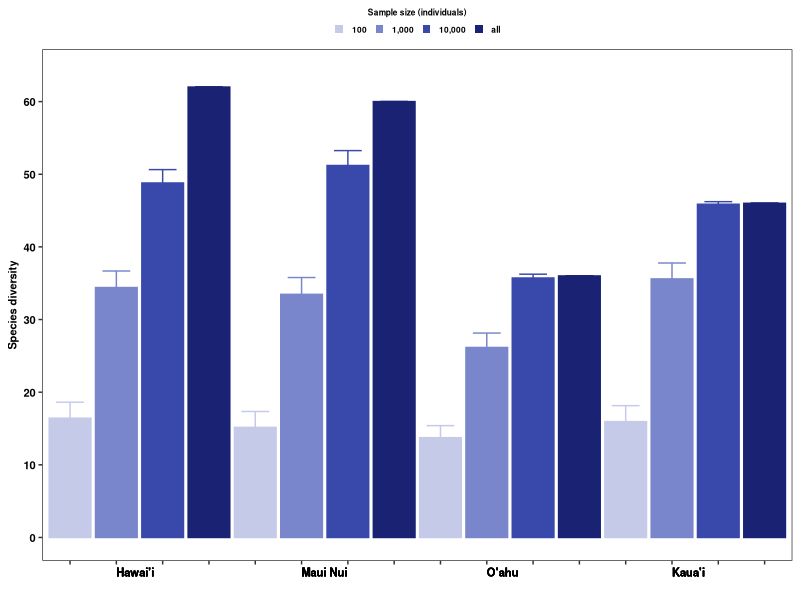

The R script that drew this image:
################################
# Rarefied diversity by island #
# for different # of indiv.    #
################################
# move to SI

require(dplyr)
require(ggplot2)
require(grid)
require(ggsci)
require(reshape2)

#########
# data ##
#########

#########
# data ##
#########

SppR<-read.csv("Cleaned_Data/RarefySppRichness_alldata.csv",header=T)

SppR$Rarefy<-factor(SppR$Rarefy, levels=c("N100","N1000","N10000","all"))
SppR$Location<-factor(SppR$Location,levels=c("Hawai'i Island","Maui Nui","O'ahu Island","Kaua'i Island"))

SppR$Loc_Rare<-as.factor(paste(SppR$Location,SppR$Rarefy,sep="_"))

SppR$Loc_Rare<-factor(SppR$Loc_Rare, levels=c("Hawai'i Island_N100","Hawai'i Island_N1000","Hawai'i Island_N10000","Hawai'i Island_all",
                                              "Maui Nui_N100","Maui Nui_N1000","Maui Nui_N10000","Maui Nui_all" ,
                                              "O'ahu Island_N100","O'ahu Island_N1000","O'ahu Island_N10000","O'ahu Island_all",
                                              "Kaua'i Island_N100","Kaua'i Island_N1000","Kaua'i Island_N10000","Kaua'i Island_all"))

SppR$Rarefy<-as.character(SppR$Rarefy)
SppR$Rarefy2<-ifelse(SppR$Rarefy=="N100","100",NA)
SppR$Rarefy2<-ifelse(SppR$Rarefy=="N1000","1,000",SppR$Rarefy2)
SppR$Rarefy2<-ifelse(SppR$Rarefy=="N10000","10,000",SppR$Rarefy2)
SppR$Rarefy2<-ifelse(SppR$Rarefy=="all","all",SppR$Rarefy2)
SppR$Rarefy2<-as.factor(SppR$Rarefy2)
SppR$Rarefy2<-factor(SppR$Rarefy2, levels=c("100","1,000","10,000","all"))

###########
# figure ##
###########

All_bar<-ggplot(SppR,aes(x=Loc_Rare,y=S,colour=Rarefy2, fill=Rarefy2))+ 
  geom_bar(stat="identity",position=position_dodge())+
  geom_errorbar(data=SppR,aes(ymin=S-se,ymax =S+se), width=0.6) +
  scale_x_discrete(labels=c("Hawai'i Island_N100"="","Hawai'i Island_N1000"="Hawai'i","Hawai'i Island_N10000"="","Hawai'i Island_all"="",
                            "Maui Nui_N100"="","Maui Nui_N1000"="Maui Nui","Maui Nui_N10000"="","Maui Nui_all"="" ,
                            "O'ahu Island_N100"="","O'ahu Island_N1000"="O'ahu","O'ahu Island_N10000"="","O'ahu Island_all"="",
                            "Kaua'i Island_N100"="","Kaua'i Island_N1000"="Kaua'i","Kaua'i Island_N10000"="","Kaua'i Island_all"=""))+
  
  scale_fill_manual(values=c("#C5CAE9","#7986CB","#3949AB","#1A2373"))+
  scale_colour_manual(values=c("#C5CAE9","#7986CB","#3949AB","#1A2373"))+
  
  scale_y_continuous(limits=c(0,64),breaks=c(0, 10, 20, 30, 40, 50, 60))+
  guides(colour=FALSE,fill=guide_legend(title="Sample size (individuals)",title.position = "top"))+
  labs(x="",y="Species diversity")+
  theme_bw()+theme(legend.position="top", 
                   axis.title.y=element_text(colour="black",face="bold",size=8),
                   axis.title.x=element_text(colour="black",face="bold",size=6),
                   axis.text.x=element_text(colour=c("black"),face="bold",size=8, hjust=c(0.2,0,0,0)),
                   axis.text.y=element_text(colour=c("black"),face="bold",size=8),
                   legend.text=element_text(colour=c("black"),face="bold",size=6),
                   legend.title = element_text(colour="black",face="bold",size=6),
                   legend.title.align = 0.5,
                   legend.key.size = unit(0.25,"cm"),
                   legend.margin =margin(t=0, r=0, b=0, l=0, unit="cm"),
                   panel.grid.major = element_blank(), panel.grid.minor = element_blank())


png(filename="Figures/IslandLevel_Rare_SppDiv_FigS1.png", 
    units="in", 
    width=4, 
    height=3.5, 
    pointsize=2, 
    res=400)

All_bar


dev.off()
